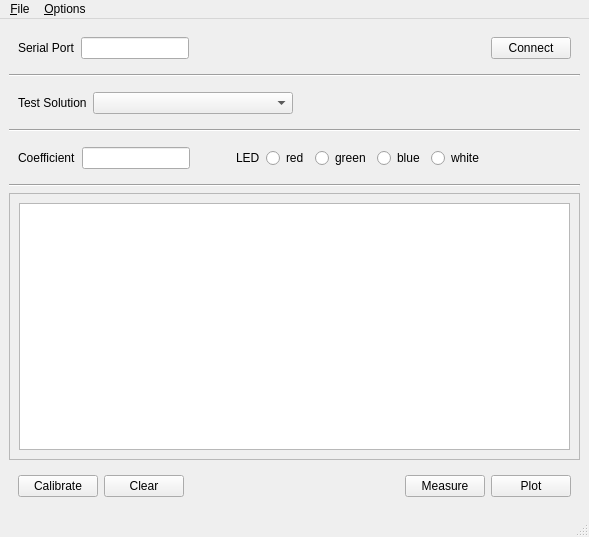
<?xml version="1.0" encoding="UTF-8"?>
<ui version="4.0">
 <class>MainWindow</class>
 <widget class="QMainWindow" name="MainWindow">
  <property name="geometry">
   <rect>
    <x>0</x>
    <y>0</y>
    <width>589</width>
    <height>537</height>
   </rect>
  </property>
  <property name="windowTitle">
   <string>Colorimeter Measurement</string>
  </property>
  <widget class="QWidget" name="centralwidget">
   <layout class="QVBoxLayout" name="verticalLayout">
    <item>
     <widget class="QWidget" name="widget" native="true">
      <property name="sizePolicy">
       <sizepolicy hsizetype="Preferred" vsizetype="Fixed">
        <horstretch>0</horstretch>
        <verstretch>0</verstretch>
       </sizepolicy>
      </property>
      <layout class="QHBoxLayout" name="horizontalLayout">
       <item>
        <widget class="QLabel" name="label">
         <property name="text">
          <string>Serial Port</string>
         </property>
        </widget>
       </item>
       <item>
        <widget class="QLineEdit" name="portLineEdit">
         <property name="sizePolicy">
          <sizepolicy hsizetype="Fixed" vsizetype="Fixed">
           <horstretch>0</horstretch>
           <verstretch>0</verstretch>
          </sizepolicy>
         </property>
         <property name="maximumSize">
          <size>
           <width>140</width>
           <height>16777215</height>
          </size>
         </property>
        </widget>
       </item>
       <item>
        <spacer name="horizontalSpacer">
         <property name="orientation">
          <enum>Qt::Horizontal</enum>
         </property>
         <property name="sizeHint" stdset="0">
          <size>
           <width>40</width>
           <height>20</height>
          </size>
         </property>
        </spacer>
       </item>
       <item>
        <widget class="QPushButton" name="connectPushButton">
         <property name="text">
          <string>Connect</string>
         </property>
        </widget>
       </item>
      </layout>
     </widget>
    </item>
    <item>
     <widget class="Line" name="line">
      <property name="orientation">
       <enum>Qt::Horizontal</enum>
      </property>
     </widget>
    </item>
    <item>
     <widget class="QWidget" name="testSolutionWidget" native="true">
      <layout class="QHBoxLayout" name="horizontalLayout_5">
       <item>
        <widget class="QLabel" name="label_4">
         <property name="text">
          <string>Test Solution</string>
         </property>
        </widget>
       </item>
       <item>
        <widget class="QComboBox" name="testSolutionComboBox">
         <property name="sizePolicy">
          <sizepolicy hsizetype="Fixed" vsizetype="Fixed">
           <horstretch>0</horstretch>
           <verstretch>0</verstretch>
          </sizepolicy>
         </property>
         <property name="minimumSize">
          <size>
           <width>200</width>
           <height>0</height>
          </size>
         </property>
        </widget>
       </item>
       <item>
        <spacer name="horizontalSpacer_5">
         <property name="orientation">
          <enum>Qt::Horizontal</enum>
         </property>
         <property name="sizeHint" stdset="0">
          <size>
           <width>461</width>
           <height>20</height>
          </size>
         </property>
        </spacer>
       </item>
      </layout>
     </widget>
    </item>
    <item>
     <widget class="Line" name="line_2">
      <property name="orientation">
       <enum>Qt::Horizontal</enum>
      </property>
     </widget>
    </item>
    <item>
     <widget class="QWidget" name="coeffLEDWidget" native="true">
      <layout class="QHBoxLayout" name="horizontalLayout_2">
       <item>
        <widget class="QLabel" name="label_2">
         <property name="text">
          <string>Coefficient</string>
         </property>
        </widget>
       </item>
       <item>
        <widget class="QLineEdit" name="coefficientLineEdit">
         <property name="sizePolicy">
          <sizepolicy hsizetype="Fixed" vsizetype="Fixed">
           <horstretch>0</horstretch>
           <verstretch>0</verstretch>
          </sizepolicy>
         </property>
         <property name="maximumSize">
          <size>
           <width>120</width>
           <height>16777215</height>
          </size>
         </property>
        </widget>
       </item>
       <item>
        <spacer name="horizontalSpacer_4">
         <property name="orientation">
          <enum>Qt::Horizontal</enum>
         </property>
         <property name="sizeType">
          <enum>QSizePolicy::Fixed</enum>
         </property>
         <property name="sizeHint" stdset="0">
          <size>
           <width>40</width>
           <height>20</height>
          </size>
         </property>
        </spacer>
       </item>
       <item>
        <widget class="QLabel" name="label_3">
         <property name="text">
          <string>LED</string>
         </property>
        </widget>
       </item>
       <item>
        <widget class="QRadioButton" name="redRadioButton">
         <property name="sizePolicy">
          <sizepolicy hsizetype="Minimum" vsizetype="Fixed">
           <horstretch>0</horstretch>
           <verstretch>0</verstretch>
          </sizepolicy>
         </property>
         <property name="text">
          <string>red</string>
         </property>
        </widget>
       </item>
       <item>
        <widget class="QRadioButton" name="greenRadioButton">
         <property name="sizePolicy">
          <sizepolicy hsizetype="Minimum" vsizetype="Fixed">
           <horstretch>0</horstretch>
           <verstretch>0</verstretch>
          </sizepolicy>
         </property>
         <property name="text">
          <string>green</string>
         </property>
        </widget>
       </item>
       <item>
        <widget class="QRadioButton" name="blueRadioButton">
         <property name="sizePolicy">
          <sizepolicy hsizetype="Minimum" vsizetype="Fixed">
           <horstretch>0</horstretch>
           <verstretch>0</verstretch>
          </sizepolicy>
         </property>
         <property name="text">
          <string>blue</string>
         </property>
        </widget>
       </item>
       <item>
        <widget class="QRadioButton" name="whiteRadioButton">
         <property name="text">
          <string>white</string>
         </property>
        </widget>
       </item>
       <item>
        <spacer name="horizontalSpacer_2">
         <property name="orientation">
          <enum>Qt::Horizontal</enum>
         </property>
         <property name="sizeHint" stdset="0">
          <size>
           <width>40</width>
           <height>20</height>
          </size>
         </property>
        </spacer>
       </item>
      </layout>
     </widget>
    </item>
    <item>
     <widget class="Line" name="line_3">
      <property name="orientation">
       <enum>Qt::Horizontal</enum>
      </property>
     </widget>
    </item>
    <item>
     <widget class="QFrame" name="frame">
      <property name="frameShape">
       <enum>QFrame::StyledPanel</enum>
      </property>
      <property name="frameShadow">
       <enum>QFrame::Raised</enum>
      </property>
      <layout class="QHBoxLayout" name="horizontalLayout_4">
       <item>
        <widget class="ColorimeterTableWidget" name="tableWidget">
         <property name="editTriggers">
          <set>QAbstractItemView::AnyKeyPressed|QAbstractItemView::DoubleClicked|QAbstractItemView::SelectedClicked</set>
         </property>
         <property name="alternatingRowColors">
          <bool>true</bool>
         </property>
         <property name="selectionMode">
          <enum>QAbstractItemView::ContiguousSelection</enum>
         </property>
         <property name="rowCount">
          <number>0</number>
         </property>
         <property name="columnCount">
          <number>0</number>
         </property>
        </widget>
       </item>
      </layout>
     </widget>
    </item>
    <item>
     <widget class="QWidget" name="widget_3" native="true">
      <property name="sizePolicy">
       <sizepolicy hsizetype="Minimum" vsizetype="Fixed">
        <horstretch>0</horstretch>
        <verstretch>0</verstretch>
       </sizepolicy>
      </property>
      <property name="maximumSize">
       <size>
        <width>16777215</width>
        <height>16777215</height>
       </size>
      </property>
      <layout class="QHBoxLayout" name="horizontalLayout_3">
       <item>
        <widget class="QPushButton" name="calibratePushButton">
         <property name="text">
          <string>Calibrate</string>
         </property>
        </widget>
       </item>
       <item>
        <widget class="QPushButton" name="clearPushButton">
         <property name="text">
          <string>Clear</string>
         </property>
        </widget>
       </item>
       <item>
        <spacer name="horizontalSpacer_3">
         <property name="orientation">
          <enum>Qt::Horizontal</enum>
         </property>
         <property name="sizeHint" stdset="0">
          <size>
           <width>40</width>
           <height>20</height>
          </size>
         </property>
        </spacer>
       </item>
       <item>
        <widget class="QPushButton" name="measurePushButton">
         <property name="text">
          <string>Measure</string>
         </property>
        </widget>
       </item>
       <item>
        <widget class="QPushButton" name="plotPushButton">
         <property name="text">
          <string>Plot</string>
         </property>
        </widget>
       </item>
      </layout>
     </widget>
    </item>
   </layout>
  </widget>
  <widget class="QMenuBar" name="menubar">
   <property name="geometry">
    <rect>
     <x>0</x>
     <y>0</y>
     <width>589</width>
     <height>23</height>
    </rect>
   </property>
   <widget class="QMenu" name="menuFile">
    <property name="title">
     <string>&amp;File</string>
    </property>
    <addaction name="actionSave"/>
    <addaction name="actionLoad"/>
   </widget>
   <widget class="QMenu" name="menuOptions">
    <property name="title">
     <string>&amp;Options</string>
    </property>
    <widget class="QMenu" name="menuInclude">
     <property name="title">
      <string>Include</string>
     </property>
     <addaction name="actionIncludeUserTestSolutions"/>
     <addaction name="actionIncludeDefaultTestSolutions"/>
    </widget>
    <addaction name="menuInclude"/>
    <addaction name="actionEditTestSolutions"/>
   </widget>
   <addaction name="menuFile"/>
   <addaction name="menuOptions"/>
  </widget>
  <widget class="QStatusBar" name="statusbar"/>
  <action name="actionReloadTestSolutions">
   <property name="text">
    <string>Reload Test Solutions</string>
   </property>
  </action>
  <action name="actionIncludeUserTestSolutions">
   <property name="checkable">
    <bool>true</bool>
   </property>
   <property name="text">
    <string>User Test Solutions</string>
   </property>
  </action>
  <action name="actionIncludeDefaultTestSolutions">
   <property name="checkable">
    <bool>true</bool>
   </property>
   <property name="text">
    <string>Default Test Solutions</string>
   </property>
  </action>
  <action name="actionLoad">
   <property name="text">
    <string>Load</string>
   </property>
  </action>
  <action name="actionSave">
   <property name="text">
    <string>Save</string>
   </property>
  </action>
  <action name="actionImportTestSolution">
   <property name="text">
    <string>Import Test Solution...</string>
   </property>
  </action>
  <action name="actionRemoveTestSolution">
   <property name="text">
    <string>Remove Test Solution...</string>
   </property>
  </action>
  <action name="actionEditTestSolutions">
   <property name="text">
    <string>Edit Test Solutions...</string>
   </property>
  </action>
 </widget>
 <customwidgets>
  <customwidget>
   <class>ColorimeterTableWidget</class>
   <extends>QTableWidget</extends>
   <header>colorimeter.table_widget</header>
  </customwidget>
 </customwidgets>
 <resources/>
 <connections/>
</ui>
